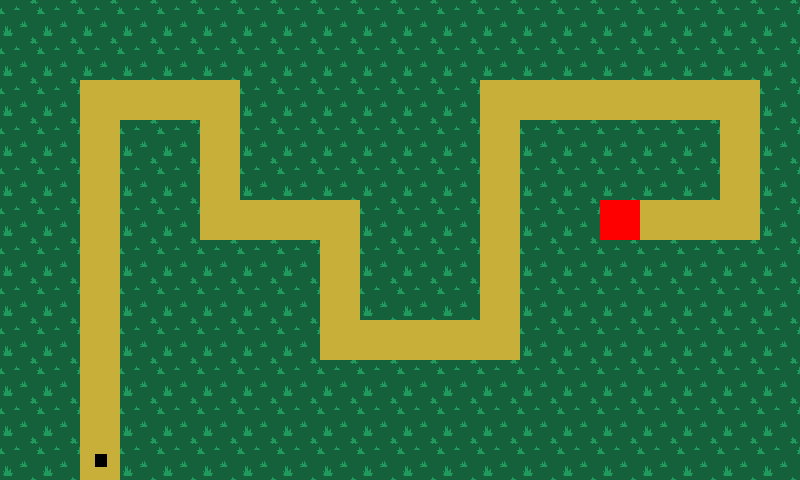

This game map was drawn from its Tiled (.tmx) file and the tilesets committed beside it. A one-line description and the trimmed map source follow:
An orthogonal 20x12 tile map with 40x40 px tiles, 1 tile layer (Terrain).

<map version="1.0" orientation="orthogonal" width="20" height="12" tilewidth="40" tileheight="40">
 <tileset firstgid="1" name="Terrain" tilewidth="40" tileheight="40">
  <image source="terrain.png" width="256" height="64" />
  <tile id="1">
   <properties>
    <property name="walkable" value="" />
   </properties>
  </tile>
  <tile id="2">
   <properties>
    <property name="base" value="" />
    <property name="walkable" value="" />
   </properties>
  </tile>
  <tile id="3">
   <properties>
    <property name="spawn" value="" />
    <property name="walkable" value="" />
   </properties>
  </tile>
 </tileset>
 <layer name="Terrain" width="20" height="12">
  <data>[240 cells, 240 non-empty, 4 distinct tile ids]</data>
 </layer>
</map>